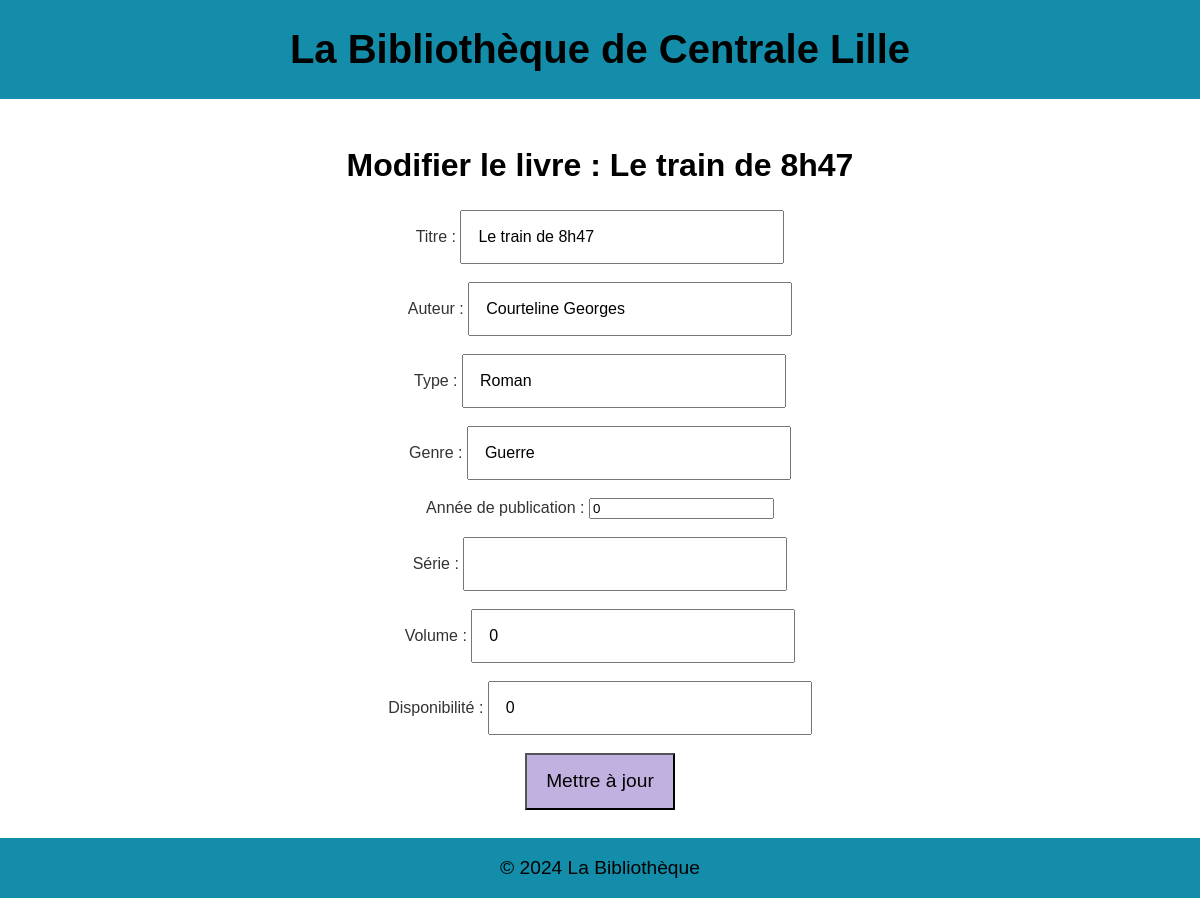
The page /modif.php?id=164 on the database as committed earlier.
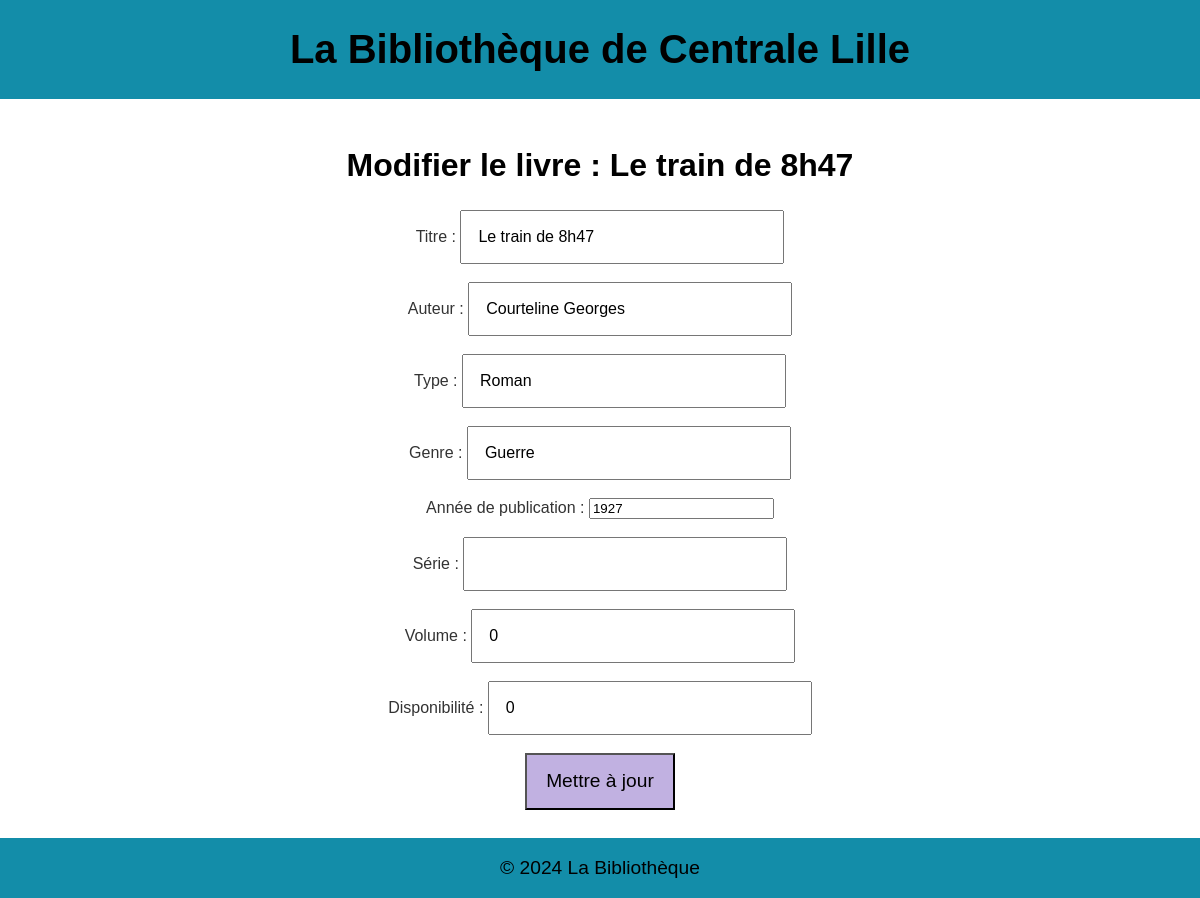
The same page on the database as committed later.
### tables this page shows
CREATE TABLE BDD (
    id INTEGER PRIMARY KEY AUTOINCREMENT,
    titre TEXT,
    auteur TEXT,
    type TEXT,
    genre TEXT,
    annee INTEGER,
    serie TEXT,
    volume INTEGER,
    dispo INTEGER
);

### modif.php (the view, shortened to what this page needs)
<!DOCTYPE html>
<html lang="fr">
<head>
    <link rel="stylesheet" href="style.css">
</head>
<body>
    <header> <h1>La Bibliothèque de Centrale Lille</h1> </header>
    <main>
    <?php
    $db = new SQLite3('dbb.db');
    if (isset($_GET['id'])) {
        $id = (int) $_GET['id'];
        $result = $db->query("SELECT * FROM BDD WHERE id = $id");
        $book = $result->fetchArray(SQLITE3_ASSOC);
        if ($book) {
            echo "<h2>Modifier le livre : {$book['titre']}</h1>";
            echo "<form action='update.php' method='POST'>
                    <input type='hidden' name='id' value='{$book['id']}'>
                    <label for='titre'>Titre :</label>
                    <input type='text' id='titre' name='titre' value='{$book['titre']}' required><br><br>
                    <label for='auteur'>Auteur :</label>
                    <input type='text' id='auteur' name='auteur' value='{$book['auteur']}' required><br><br>
                    <label for='type'>Type :</label>
                    <input type='text' id='type' name='type' value='{$book['type']}'><br><br>
                    <label for='genre'>Genre :</label>
                    <input type='text' id='genre' name='genre' value='{$book['genre']}'><br><br>
                    <label for='annee'>Année de publication :</label>
                    <input type='number' id='annee' name='annee' value='{$book['annee']}'><br><br>
                    <label for='serie'>Série :</label>
                    <input type='text' id='serie' name='serie' value='{$book['serie']}'><br><br>
                    <label for='volume'>Volume :</label>
                    <input type='text' id='volume' name='volume' value='{$book['volume']}'><br><br>
                    <label for='dispo'>Disponibilité :</label>
                    <input type='text' id='dispo' name='dispo' value='{$book['dispo']}' required><br><br>
                    <button type='submit'>Mettre à jour</button>
                </form>";
        } else {
            echo "Aucun livre trouvé avec cet ID.";
        }
    } else {
        echo "Aucun ID fourni.";
    }
    ?>
    <div class="moyenspace"></div>
    </main>
    <footer> <p>&copy; 2024 La Bibliothèque</p> </footer>
</body>
</html>

### style.css (style rules this page uses)
body { font-family: Arial, sans-serif; background-color: white; color: #333; align-items: center; justify-items: center; }
main { background-color: white; top: 7.5em; position: absolute; text-align: center; left: 0; right: 0; }
header { top: 0; left: 0; right: 0; background-color: #138DA9; position: absolute; }
h1 { color: black; font-size: 2.5em; text-align: center; }
h2 { color: black; font-size: 2em; text-align: center; }
p { color: black; text-align: center; font-size: 1.2em; }
form { margin-bottom: 1.5em; }
.moyenspace { height: 4em; }
input[type="text"] { padding: 1em; width: 18em; font-size: 1em; }
button { padding: 0.8em 1em; background-color: #c1b1e1; color: black; border: color(srgb rgb(0, 0, 0) ); cursor: pointer; font-size: 1.2em; }
footer { background-color: #138DA9; color: black; text-align: center; position: fixed; bottom: 0; left: 0; width: 100%; }

Rows that differ between the two databases and show on the page:
changed bdd "Le train de 8h47": annee "0" → "1927"
